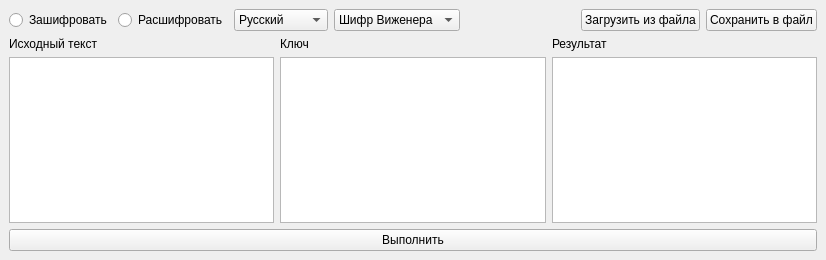
<?xml version="1.0" encoding="UTF-8"?>
<ui version="4.0">
 <class>MainWindow</class>
 <widget class="QMainWindow" name="MainWindow">
  <property name="geometry">
   <rect>
    <x>0</x>
    <y>0</y>
    <width>826</width>
    <height>260</height>
   </rect>
  </property>
  <property name="windowTitle">
   <string>LR1</string>
  </property>
  <widget class="QWidget" name="centralwidget">
   <layout class="QVBoxLayout" name="verticalLayout">
    <item>
     <layout class="QHBoxLayout" name="horizontalLayout_4">
      <item>
       <layout class="QHBoxLayout" name="horizontalLayout">
        <item>
         <widget class="QRadioButton" name="encryptRadioBtn">
          <property name="text">
           <string>Зашифровать</string>
          </property>
         </widget>
        </item>
        <item>
         <widget class="QRadioButton" name="decryptRadioBtn">
          <property name="text">
           <string>Расшифровать</string>
          </property>
         </widget>
        </item>
       </layout>
      </item>
      <item>
       <widget class="QComboBox" name="languageComboBox">
        <item>
         <property name="text">
          <string>Русский</string>
         </property>
        </item>
        <item>
         <property name="text">
          <string>Английский</string>
         </property>
        </item>
       </widget>
      </item>
      <item>
       <widget class="QComboBox" name="methodComboBox">
        <item>
         <property name="text">
          <string>Шифр Виженера</string>
         </property>
        </item>
        <item>
         <property name="text">
          <string>Гаммирование</string>
         </property>
        </item>
       </widget>
      </item>
      <item>
       <spacer name="horizontalSpacer">
        <property name="orientation">
         <enum>Qt::Orientation::Horizontal</enum>
        </property>
        <property name="sizeType">
         <enum>QSizePolicy::Policy::Expanding</enum>
        </property>
        <property name="sizeHint" stdset="0">
         <size>
          <width>40</width>
          <height>20</height>
         </size>
        </property>
       </spacer>
      </item>
      <item>
       <layout class="QHBoxLayout" name="horizontalLayout_2">
        <item>
         <widget class="QPushButton" name="loadFileBtn">
          <property name="text">
           <string>Загрузить из файла</string>
          </property>
         </widget>
        </item>
        <item>
         <widget class="QPushButton" name="saveFileBtn">
          <property name="text">
           <string>Сохранить в файл</string>
          </property>
         </widget>
        </item>
       </layout>
      </item>
     </layout>
    </item>
    <item>
     <layout class="QHBoxLayout" name="horizontalLayout_3">
      <item>
       <layout class="QVBoxLayout" name="verticalLayout_2">
        <item>
         <widget class="QLabel" name="inputLabel">
          <property name="text">
           <string>Исходный текст</string>
          </property>
         </widget>
        </item>
        <item>
         <widget class="QPlainTextEdit" name="inputText"/>
        </item>
       </layout>
      </item>
      <item>
       <layout class="QVBoxLayout" name="verticalLayout_3">
        <item>
         <widget class="QLabel" name="keyLabel">
          <property name="text">
           <string>Ключ</string>
          </property>
         </widget>
        </item>
        <item>
         <widget class="QPlainTextEdit" name="keyInputText"/>
        </item>
       </layout>
      </item>
      <item>
       <layout class="QVBoxLayout" name="verticalLayout_4">
        <item>
         <widget class="QLabel" name="resultLabel">
          <property name="text">
           <string>Результат</string>
          </property>
         </widget>
        </item>
        <item>
         <widget class="QPlainTextEdit" name="resultText"/>
        </item>
       </layout>
      </item>
     </layout>
    </item>
    <item>
     <widget class="QPushButton" name="showResultBtn">
      <property name="text">
       <string>Выполнить</string>
      </property>
     </widget>
    </item>
   </layout>
  </widget>
 </widget>
 <resources/>
 <connections/>
</ui>
